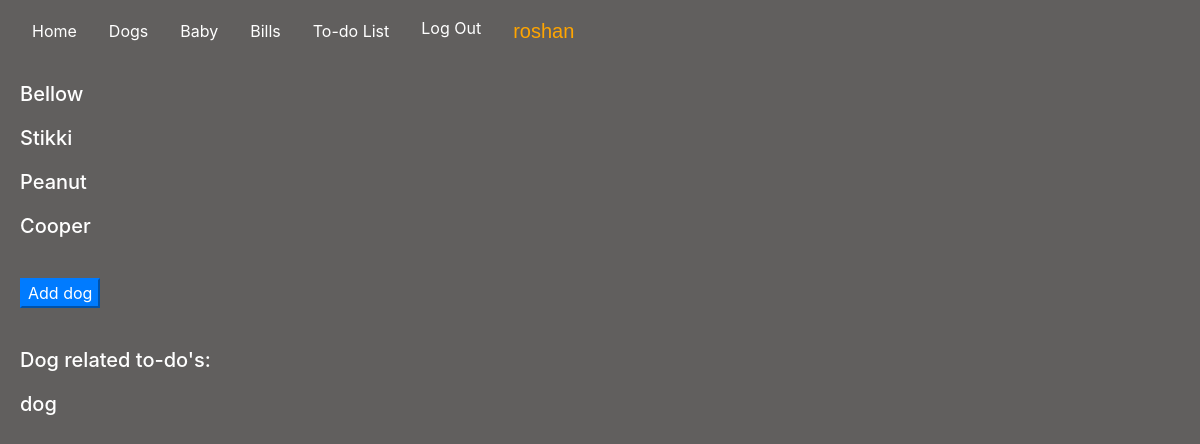
/dogs (signed in), run on the app's committed database.
### housemanager/models.py (models this page shows, shortened)
class Dogs(models.Model):
    dog_name = models.CharField(max_length=200)
    dog_birthdate = models.DateField(auto_now=False, auto_now_add=False)
    dog_weight = models.IntegerField(default=0)

class Todo(models.Model):
    todo = models.CharField(max_length = 200)
    done = models.BooleanField(default=False)
    todo_date = models.DateField(default=datetime.now, blank=True)
    todo_cat = models.CharField(max_length=200, blank = True)

### housemanager/views.py (the view)
# urls.py: path("dogs", views.dogs, name="dogs"),
@login_required(login_url="/login")
def dogs(request):
    dogs = Dogs.objects.all()
    todo = Todo.objects.filter(todo_cat="Dogs", done=False)
    return render(request, "housemanager/dogs.html", {
        "dogs": dogs,
        "todo": todo
    })

### housemanager/templates/housemanager/dogs.html (shortened to what this page needs)
{% extends "housemanager/layout.html" %}
{% load static %}
{% block body %}
<div id="dogs">
    <div id="dog_list">
        {% for dogs in dogs %}
            <h5><a href="{% url 'dog_name' dogs.dog_name %}">{{dogs.dog_name}}</a></h5>
        {% endfor %}
    </div>
    <button id="add_dog" class="btn-primary">Add dog</button>
</div>
<div id="dog-todo">
    {% for todo in todo%}
        <h5> Dog related to-do's:</h4>
        <h5>{{todo.todo}}</h5>
    {% endfor %}
</div>
{% endblock %}

### housemanager/templates/housemanager/layout.html (shortened to what this page needs)
{% load static %}
<!DOCTYPE html>
<html lang="en">
    <head>
        <link rel="stylesheet" href="https://stackpath.bootstrapcdn.com/bootstrap/4.4.1/css/bootstrap.min.css">
        <link href="{% static 'housemanager/styles.css' %}" rel="stylesheet">
    </head>
    <body>
        <nav id="topnav" class="navbar navbar-expand-lg">
            <a class="nav-link active" href="{% url 'index' %}">Home</a>
            <a class="nav-link active" href="{% url 'dogs' %}">Dogs</a>
            <a class="nav-link active" href="{% url 'baby' %}">Baby</a>
            <a class="nav-link active" href="{% url 'bills' %}">Bills</a>
            <a class="nav-link active" href="{% url 'todo' %}">To-do List</a>
            <div>
              <ul class="nav">
                {% if user.is_authenticated %}
                    <li class="nav-item">
                        <a class="nav-link" href="{% url 'logout' %}">Log Out</a>
                    </li>
                    <li class="nav-item">
                        <a class="nav-link" id="user" >{{user}}</a>
                    </li>
                {% else %}
                    <li class="nav-item">
                        <a class="nav-link" href="{% url 'login' %}">Log In</a>
                    </li>
                {% endif %}
              </ul>
            </div>
         </nav>
                {% block body %}
                {% endblock %}
    </body>
</html>

### housemanager/static/housemanager/styles.css (style rules this page uses)
html, body { background-color: #615f5e; margin: 0; padding: 0; display: block; }
h5, h6 { color: white; margin: 20px; }
a { color: white; }
.btn-primary { margin: 20px; }
#user { color: orange; font-size: 15pt; font-family: 'Lucida Sans', 'Lucida Sans Regular', 'Lucida Grande', 'Lucida Sans Unicode', Geneva, Verdana, sans-serif; }

### data on the page
Dogs: dog_name "Bellow"
Dogs: dog_name "Stikki"
Dogs: dog_name "Peanut"
Dogs: dog_name "Cooper"
Todo: todo "dog"

### other printed values
{{ user }} "roshan"
